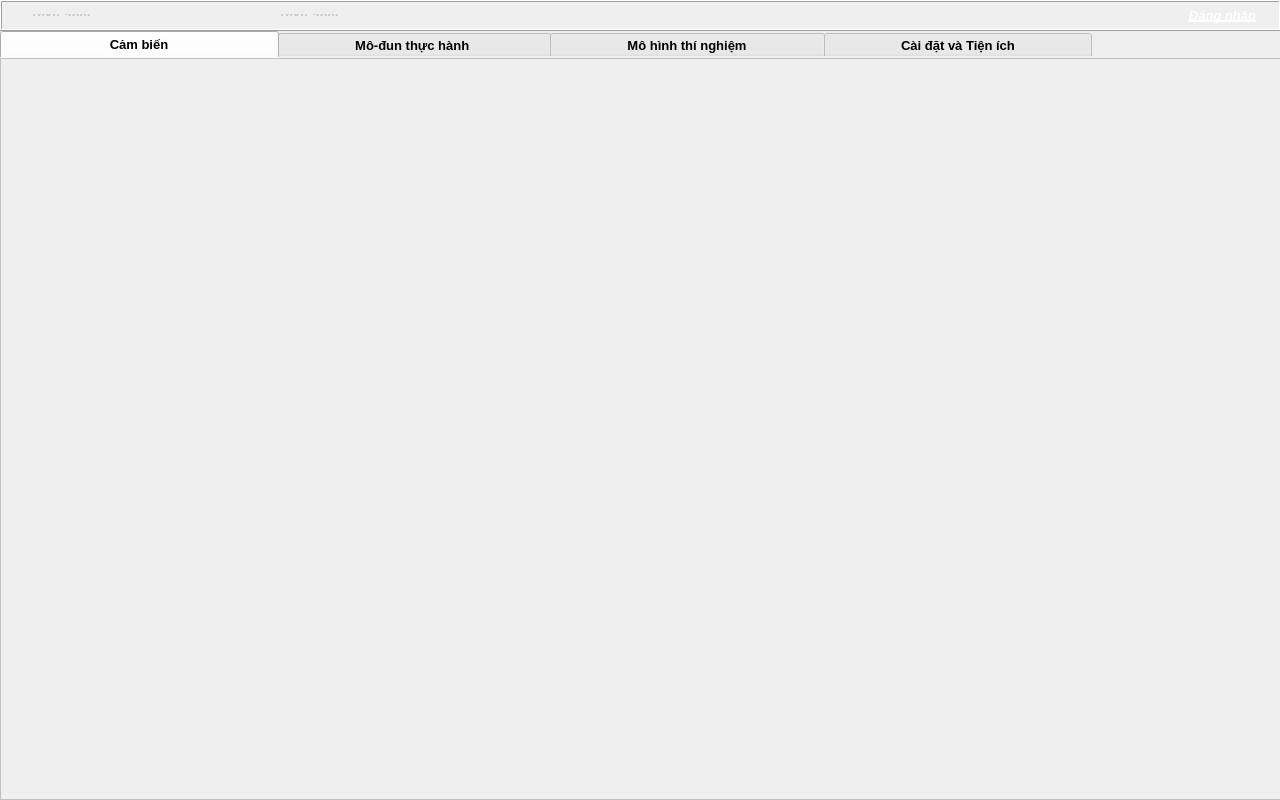
<?xml version="1.0" encoding="UTF-8"?>
<ui version="4.0">
 <class>MainWindow</class>
 <widget class="QMainWindow" name="MainWindow">
  <property name="windowModality">
   <enum>Qt::NonModal</enum>
  </property>
  <property name="geometry">
   <rect>
    <x>0</x>
    <y>0</y>
    <width>1280</width>
    <height>800</height>
   </rect>
  </property>
  <property name="windowTitle">
   <string>STEMe - Khoa học và giáo dục</string>
  </property>
  <property name="windowIcon">
   <iconset resource="image.qrc">
    <normaloff>:/image/Steme_icon.jpg</normaloff>:/image/Steme_icon.jpg</iconset>
  </property>
  <property name="styleSheet">
   <string notr="true">background-image: url(:/image/Background_icon_3.jpg);</string>
  </property>
  <property name="iconSize">
   <size>
    <width>24</width>
    <height>24</height>
   </size>
  </property>
  <property name="toolButtonStyle">
   <enum>Qt::ToolButtonIconOnly</enum>
  </property>
  <widget class="QWidget" name="centralWidget">
   <widget class="QFrame" name="frameWidget_2">
    <property name="geometry">
     <rect>
      <x>0</x>
      <y>0</y>
      <width>1281</width>
      <height>31</height>
     </rect>
    </property>
    <property name="styleSheet">
     <string notr="true">background-image: url(:/image/Background_icon_3.jpg);</string>
    </property>
    <property name="frameShape">
     <enum>QFrame::Box</enum>
    </property>
    <property name="frameShadow">
     <enum>QFrame::Raised</enum>
    </property>
    <widget class="QWidget" name="horizontalLayoutWidget">
     <property name="geometry">
      <rect>
       <x>30</x>
       <y>3</y>
       <width>501</width>
       <height>24</height>
      </rect>
     </property>
     <layout class="QHBoxLayout" name="horizontalLayout">
      <property name="sizeConstraint">
       <enum>QLayout::SetDefaultConstraint</enum>
      </property>
      <property name="leftMargin">
       <number>0</number>
      </property>
      <item>
       <widget class="QLabel" name="label_User_Account">
        <property name="enabled">
         <bool>false</bool>
        </property>
        <property name="font">
         <font>
          <pointsize>10</pointsize>
          <italic>true</italic>
          <bold>true</bold>
         </font>
        </property>
        <property name="styleSheet">
         <string notr="true">color: rgb(200, 200, 200);</string>
        </property>
        <property name="text">
         <string>TextLabel</string>
        </property>
       </widget>
      </item>
      <item>
       <widget class="QLabel" name="label_User_Type">
        <property name="enabled">
         <bool>false</bool>
        </property>
        <property name="font">
         <font>
          <pointsize>10</pointsize>
          <italic>true</italic>
          <bold>true</bold>
         </font>
        </property>
        <property name="styleSheet">
         <string notr="true">color: rgb(255, 255, 255);
color: rgb(200, 200, 200);</string>
        </property>
        <property name="text">
         <string>TextLabel</string>
        </property>
       </widget>
      </item>
     </layout>
    </widget>
    <widget class="QPushButton" name="pushButton_Loggout">
     <property name="geometry">
      <rect>
       <x>1167</x>
       <y>5</y>
       <width>111</width>
       <height>20</height>
      </rect>
     </property>
     <property name="font">
      <font>
       <pointsize>10</pointsize>
       <italic>true</italic>
       <bold>true</bold>
       <underline>true</underline>
      </font>
     </property>
     <property name="autoFillBackground">
      <bool>false</bool>
     </property>
     <property name="styleSheet">
      <string notr="true">border: none;
color: rgb(255, 255, 255);</string>
     </property>
     <property name="text">
      <string>Đăng nhập</string>
     </property>
     <property name="iconSize">
      <size>
       <width>150</width>
       <height>25</height>
      </size>
     </property>
     <property name="autoDefault">
      <bool>true</bool>
     </property>
     <property name="default">
      <bool>false</bool>
     </property>
    </widget>
    <widget class="QPushButton" name="pushButton_Loggout_2">
     <property name="geometry">
      <rect>
       <x>570</x>
       <y>5</y>
       <width>141</width>
       <height>20</height>
      </rect>
     </property>
     <property name="font">
      <font>
       <bold>true</bold>
      </font>
     </property>
     <property name="autoFillBackground">
      <bool>false</bool>
     </property>
     <property name="styleSheet">
      <string notr="true">border: none;
color: rgb(255, 255, 255);</string>
     </property>
     <property name="text">
      <string/>
     </property>
     <property name="icon">
      <iconset resource="image.qrc">
       <normaloff>:/image/STEMe_Logo.png</normaloff>:/image/STEMe_Logo.png</iconset>
     </property>
     <property name="iconSize">
      <size>
       <width>150</width>
       <height>25</height>
      </size>
     </property>
     <property name="autoDefault">
      <bool>true</bool>
     </property>
     <property name="default">
      <bool>false</bool>
     </property>
    </widget>
   </widget>
   <widget class="QTabWidget" name="tabWidget">
    <property name="geometry">
     <rect>
      <x>0</x>
      <y>31</y>
      <width>1281</width>
      <height>769</height>
     </rect>
    </property>
    <property name="minimumSize">
     <size>
      <width>1281</width>
      <height>710</height>
     </size>
    </property>
    <property name="font">
     <font>
      <pointsize>10</pointsize>
      <bold>true</bold>
     </font>
    </property>
    <property name="styleSheet">
     <string notr="true">QTabWidget::pane { 
border: 1px solid #C0C0C0;
}</string>
    </property>
    <property name="currentIndex">
     <number>0</number>
    </property>
    <widget class="QWidget" name="tab_Sensors">
     <attribute name="title">
      <string>                           Cảm biến                           </string>
     </attribute>
    </widget>
    <widget class="QWidget" name="tab_Modules">
     <attribute name="title">
      <string>                  Mô-đun thực hành                   </string>
     </attribute>
    </widget>
    <widget class="QWidget" name="tab_Systems">
     <attribute name="title">
      <string>                  Mô hình thí nghiệm                  </string>
     </attribute>
    </widget>
    <widget class="QWidget" name="tab_Settings">
     <attribute name="title">
      <string>                  Cài đặt và Tiện ích                  </string>
     </attribute>
    </widget>
   </widget>
  </widget>
  <action name="actionExit">
   <property name="text">
    <string>Exit</string>
   </property>
  </action>
 </widget>
 <layoutdefault spacing="6" margin="11"/>
 <tabstops>
  <tabstop>tabWidget</tabstop>
  <tabstop>pushButton_Loggout_2</tabstop>
  <tabstop>pushButton_Loggout</tabstop>
 </tabstops>
 <resources>
  <include location="image.qrc"/>
 </resources>
 <connections/>
</ui>
